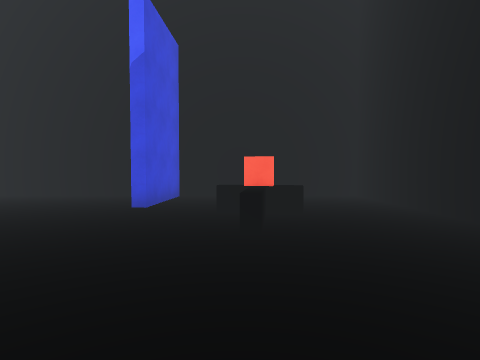
view 1 (above)

17 first-person views from a walk through a scene from a Unity 3-D project. The camera is 1.5 m above the floor, tilts 2° down and sees 80° across. The floor is counted in squares, 2 m on a side. Each view is taken from the middle of a square. On the plan, view 1 faces up. The plan holds only what a view shows up to about 10 squares ahead; the rest is blank. The player character is not drawn.

view 2
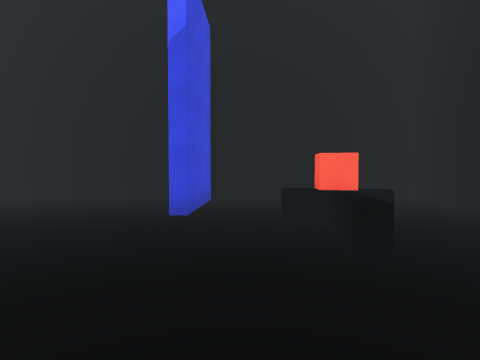

view 3
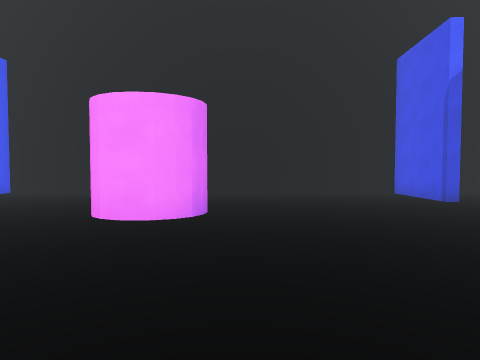

view 4
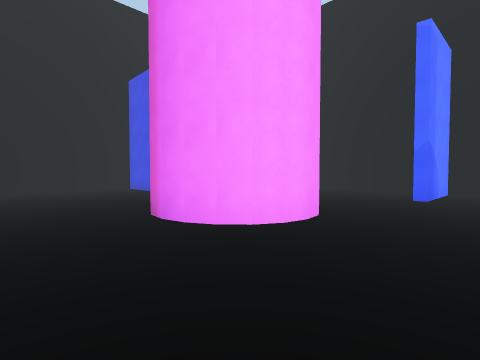

view 5
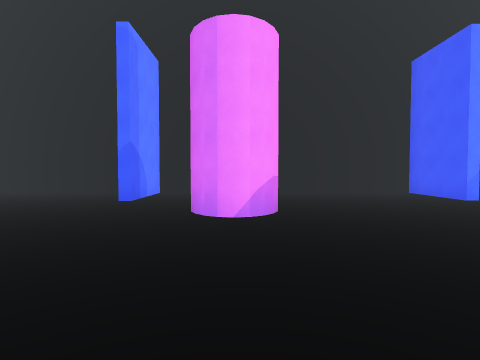

view 6
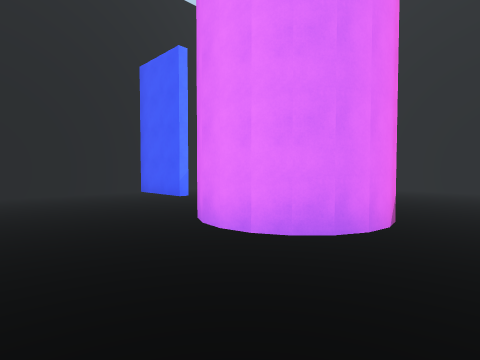

view 7
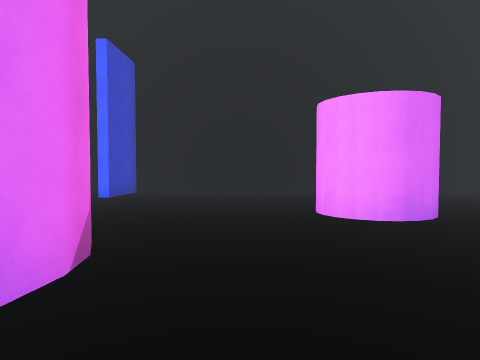

view 8
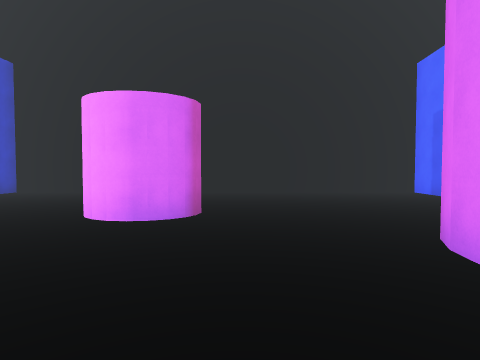

view 9
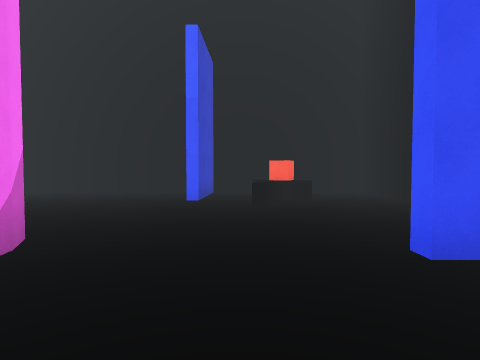

view 10
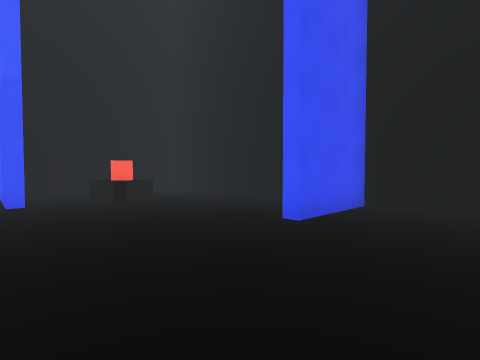

view 11
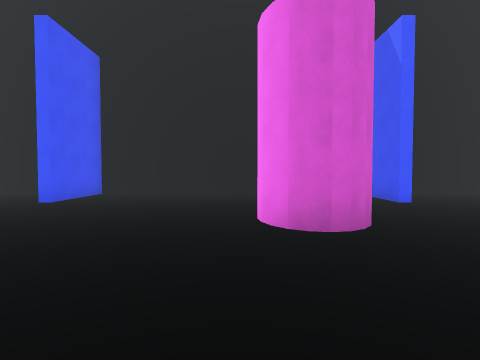

view 12
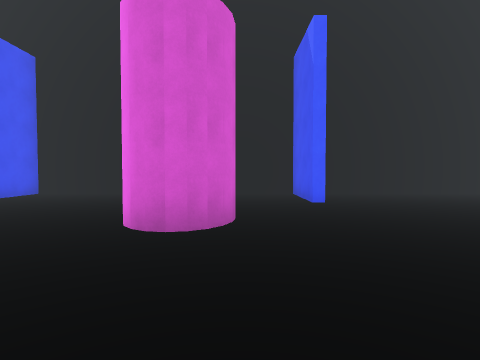

view 13
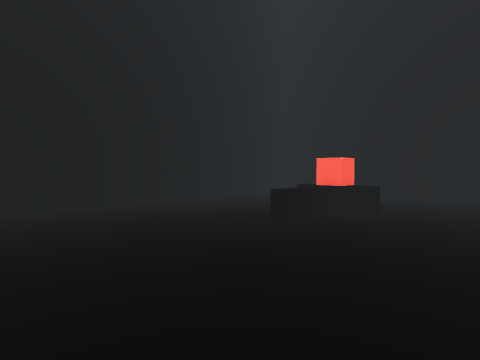

view 14
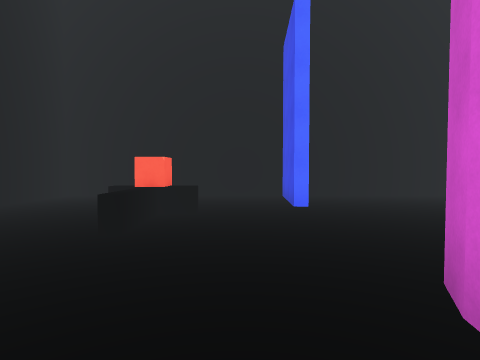

view 15
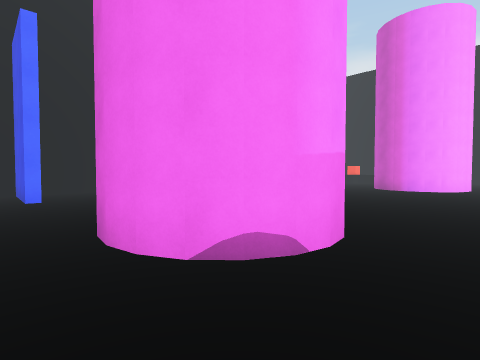

view 16
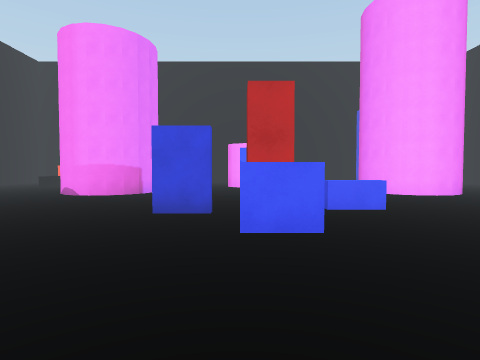

view 17
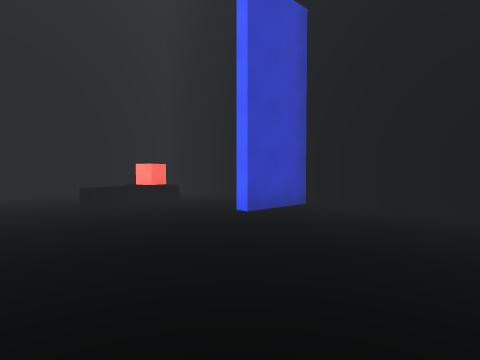

### Floor plan
Points are (right, up) in squares from view 1. A wall is a line through its corners. A room is listed if a view was taken in it or the views show most of it. See-through windows are left out.
Room 1 (views 1, 2, 3, 4, 5, 6, 7, 8, 9, 10, 11, 12, 13, 14, 15, 16, 17)
walls: (-9.5, -4.1) (-10.5, -4.1); (-7.9, -5.6) (-9, -5.6); (-6.4, -4.1) (-7.5, -4.1); (-11.9, 0.5) (-12.2, 0) (-12.5, -0.4) (-12.9, -0.6) (-13.4, -0.7) (-13.9, -0.6) (-14.3, -0.4) (-14.7, 0) (-15, 0.7) (-14.9, 1.5); (-4.7, 0.4) (-4.8, 1); (-8.5, 3.2) (-9, 3.3) (-9.4, 3.6); (-8.2, 3.3) (-8.9, 3.2); (-14.9, 0.4) (-15, 1.2) (-14.6, 2); (-11.9, -9.2) (-12, -9.7); (-15.7, -4.5) (-16.2, -4.7); (-12, -9.6) (-12.2, -10.2); (-1.5, -3.7) (-1.3, -3.3); (-2, 0) (-2.3, -0.4) (-2.7, -0.6) (-3.2, -0.7) (-3.7, -0.6) (-4.1, -0.4) (-4.5, 0) (-4.8, 0.7) (-4.7, 1.5); (-4.7, -9.6) (-4.8, -8.7) (-4.5, -8.1) (-4.1, -7.7) (-3.7, -7.5) (-3.2, -7.4) (-2.8, -7.5) (-2.2, -7.8); (-4.4, -10) (-4.8, -9.3) (-4.7, -8.5); (-9, -11.4) (-8.5, -11.2); (-14.7, -10.1) (-14.9, -9.6); (-18.5, -1.4) (-21, -1.4) (-21, -9.4) (-18.6, -9.4) (-18.6, -9.8); (-14.9, 5.8) (-14.8, 8.3) (-21, 8.3) (-21, -0.4); (-2.2, 5.7) (-2, 8.3) (-8.1, 8.3); (-10, 8.3) (-14.5, 8.3) (-14.5, 7.9); (0.9, -9.6) (3.4, -9.6) (3.4, -5.2); (3.4, -2.5) (3.4, -1.4) (0.9, -1.4); (3.4, -0.5) (3.4, 8.3) (-1.7, 8.3) (-1.9, 5.7); (-15.7, -14) (-15.8, -16.5) (-2.6, -16.5) (-2.5, -14.7) (-2, -14.8); (-21, -11.2) (-21, -16.5) (-16.1, -16.5) (-16, -14.1); (-1.4, -16.5) (2.6, -16.5); (3.4, -15.4) (3.4, -11.8)
low walls: (0, 3.3) (0.1, 4.4); (0.3, 3.9) (0.3, 3.4); (-17.7, -13.3) (-17.5, -12.7); (0, -13.5) (-0.2, -12.7)
objects: other object (-18, -14); other object (-18, 5) to (-17, 5); other object (0, -14) to (1, -14); other object (0, 5) to (1, 5)

Where each view was taken, in squares from view 1:
view 1: 0 up, 0 right, facing up
view 2: 1 up, 1 left, facing up
view 3: 1 down, 7 left, facing up
view 4: 3 down, 7 left, facing up-right
view 5: 4 down, 6 left, facing right
view 6: 5 down, 6 left, facing down-right
view 7: 7 down, 6 left, facing down
view 8: 7 down, 10 left, facing down
view 9: 7 down, 17 left, facing down
view 10: 7 down, 15 left, facing down-left
view 11: 5 down, 12 left, facing left
view 12: 3 down, 12 left, facing left
view 13: 0 up, 15 left, facing up-left
view 14: 0 up, 16 left, facing up
view 15: 2 down, 16 left, facing up-right
view 16: 9 down, 9 left, facing up
view 17: 11 down, 6 left, facing down-right
